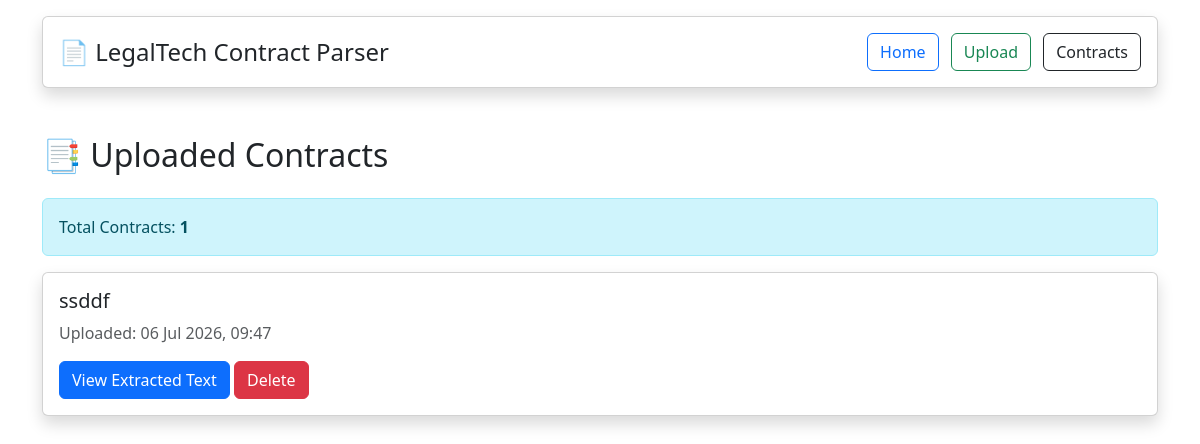
Before: /contracts/ with the older database file.
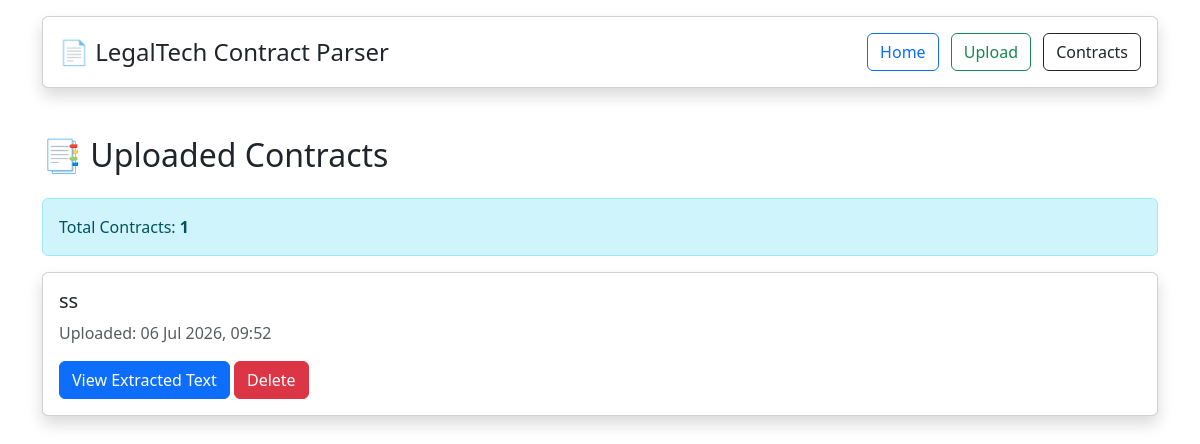
After: the same page with the newer database file.
### contracts/models.py (models this page shows, shortened)
class Contract(models.Model):
    title = models.CharField(max_length=255)
    uploaded_file = models.FileField(upload_to='contracts/')
    extracted_text = models.TextField(blank=True)
    uploaded_at = models.DateTimeField(auto_now_add=True)

### contracts/views.py (the view)
def contract_list(request):
    contracts = Contract.objects.all()
    return render(
        request,
        'contracts/contract_list.html',
        {
            'contracts': contracts
        }
    )

### contracts/Templates/contracts/contract_list.html (shortened to what this page needs)
<!DOCTYPE html>
<html>
<head>
    <link href="https://cdn.jsdelivr.net/npm/bootstrap@5.3.3/dist/css/bootstrap.min.css" rel="stylesheet">
</head>
<body>
{% include 'contracts/navbar.html' %}
<div class="container mt-5">
    <h2 class="mb-4">
        📑 Uploaded Contracts
    </h2>
    <div class="alert alert-info">
        Total Contracts:
        <strong>{{ contracts.count }}</strong>
    </div>
    {% if contracts %}
        {% for contract in contracts %}
            <div class="card shadow mb-3">
                <div class="card-body">
                    <h5 class="card-title">
                        {{ contract.title }}
                    </h5>
                    <p class="text-muted">
                        Uploaded:
                        {{ contract.uploaded_at|date:"d M Y, H:i" }}
                    </p>
                    <a href="{% url 'contract_detail' contract.id %}"
                       class="btn btn-primary">
                        View Extracted Text
                    </a>
                    <a href="{% url 'delete_contract' contract.id %}"
                       class="btn btn-danger"
                       onclick="return confirm('Are you sure you want to delete this contract?');">
                        Delete
                    </a>
                </div>
            </div>
        {% endfor %}
    {% else %}
        <div class="alert alert-warning">
            No contracts uploaded yet.
        </div>
    {% endif %}
</div>
</body>
</html>

Changed rows visible on the page:
removed Contract: title "ssddf", uploaded_at "06 Jul 2026, 09:47"
added Contract: title "ss", uploaded_at "06 Jul 2026, 09:52"
